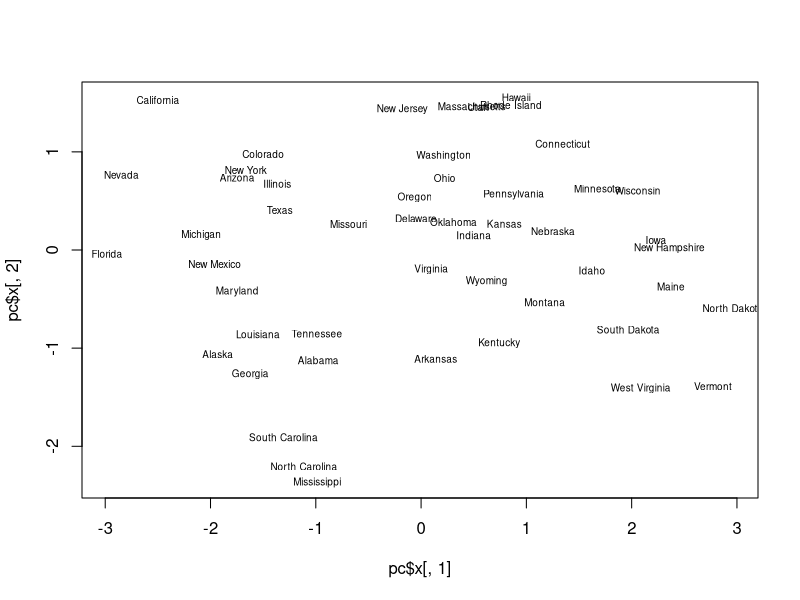
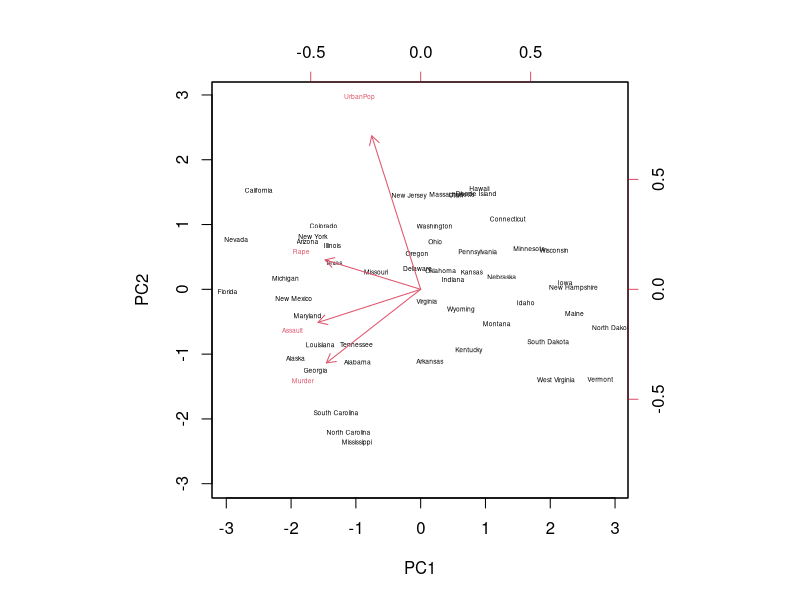
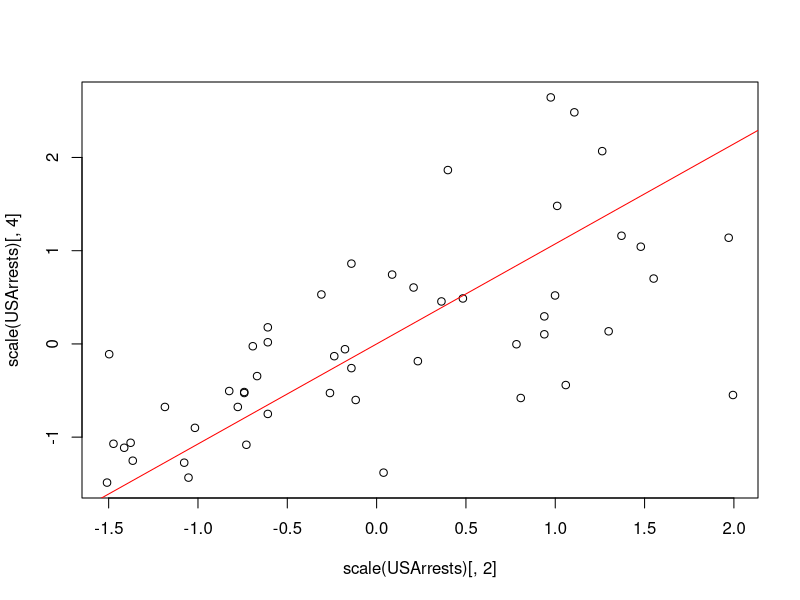
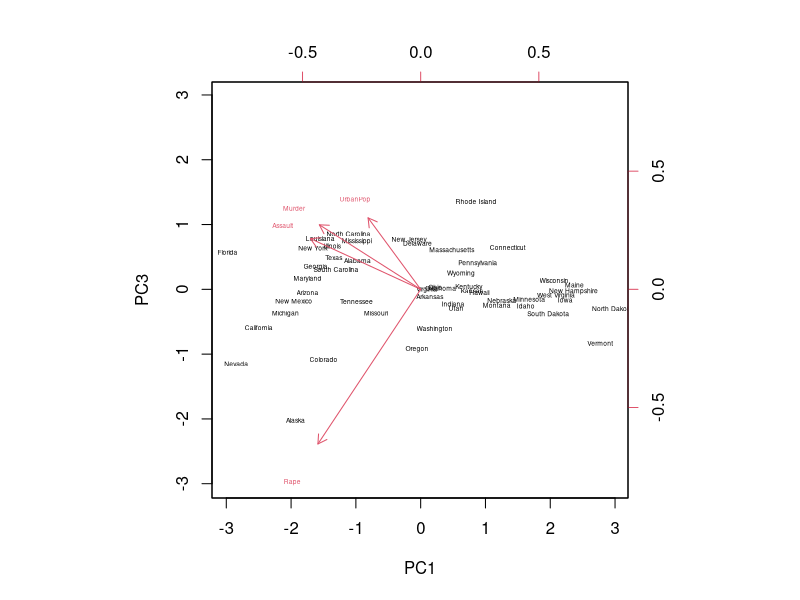
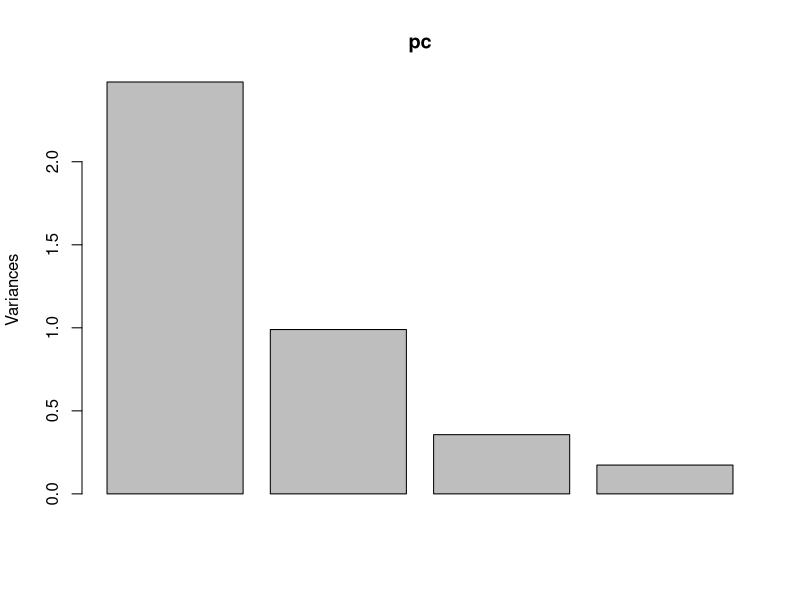
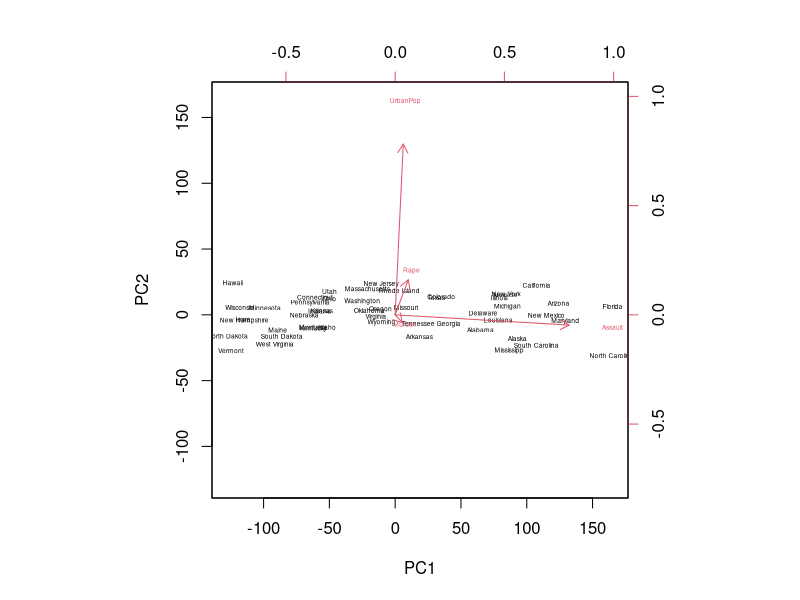
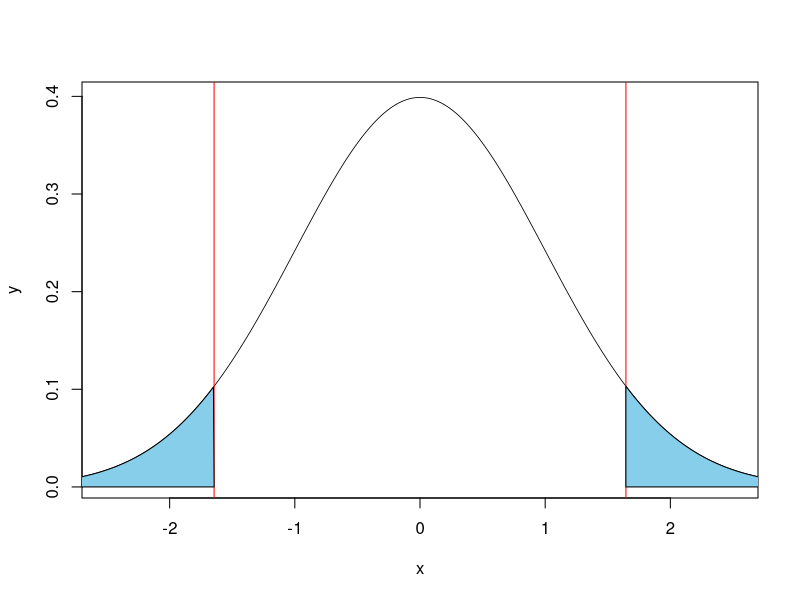
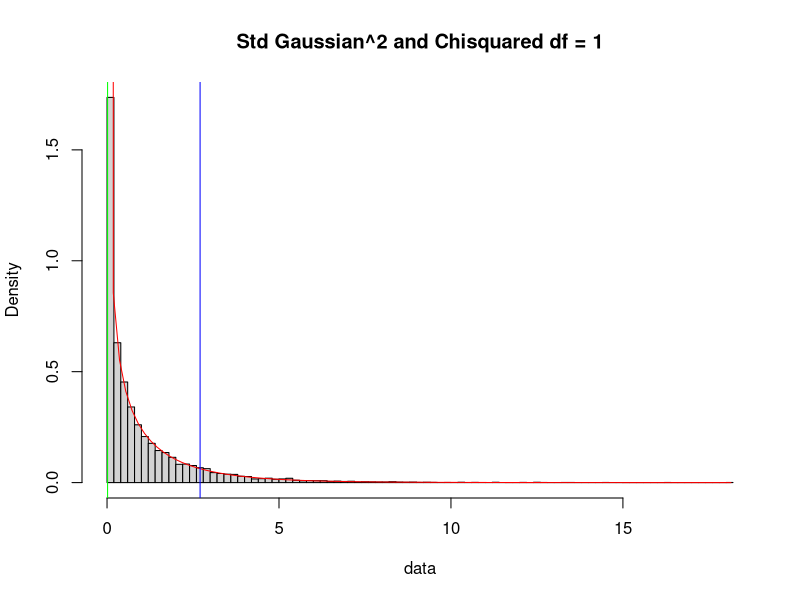

Reproduce these figures in R, in order.
## ---- chunk 1
knitr::opts_chunk$set(echo = TRUE, eval = TRUE, comment = "#>")
## ---- chunk 2
#str(USArrests) # Data set included in R. 

# a) Find loadings/rotations of the PC's. 
pc <- prcomp(USArrests, scale = T)
pc$rotation # Loadings via prcomp() function

# Loadings via finding the eigenvalues of correlation 
# (since we want scaled variables) matrix of the data.
eigen(cor(USArrests))$vectors 

# b) Find sample variance of the PC's.
pc$sdev^2 # Sample variances using prcomp() function.
eigen(cor(USArrests))$values # Sample variances via correlation matrix. 

# c) Find the scores and check that the scores for Alabama are indeed
#    the linear combinations of the data for Alabama with the loadings 
#    as coefficients. 
pc$x # Scores. 
pc$x[1,] # Scores of Alabama.
# The calculations below give the same results. 
t(pc$rotation) %*% t(scale(USArrests))[,"Alabama"]
t(pc$rotation) %*% t(data.matrix(scale(USArrests)))[,1]

# d) Biplot of the two first PC's.
plot(pc$x[,1],pc$x[,2],type="n")
text(pc$x[,1],pc$x[,2],rownames(USArrests),cex=0.6)
biplot(pc, scale = 0,cex=0.4)
plot(scale(USArrests)[, 2], scale(USArrests)[, 4])
abline(0, pc$rotation[2, 1] / pc$rotation[4, 1], col = "red")
biplot(pc, choices = c(1,3), scale = 0,cex=0.4)
# e) 
summary(pc) 
plot(pc) # Screeplot.
# It is apparent that we need 2 PC's to capture more than 80% of the variability. 
## ---- chunk 3
# a) Find loadings/rotations of the PC's. 
pc.noscale <- prcomp(USArrests, scale = F)
pc.noscale$rotation # Loadings via prcomp() function

# Loadings via finding the eigenvalues of correlation 
# (since we want scaled variables) matrix of the data.
eigen(cov(USArrests))$vectors 

# b) Find sample variance of the PC's.
pc.noscale$sdev^2 # Sample variances using prcomp() function.
eigen(cov(USArrests))$values # Sample variances via correlation matrix. 

# c) Find the scores and check that the scores for Alabama are indeed
#    the linear combinations of the data for Alabama with the loadings 
#    as coefficients. 
pc.noscale$x # Scores. 
pc.noscale$x[1,] # Scores of Alabama.
# The calculations below give the same results. 
t(pc.noscale$rotation) %*% data.matrix(USArrests)[1,]

# d) Biplot of the two first PC's.
biplot(pc.noscale, scale = 0,cex=0.4)

# e) 
summary(pc.noscale) 
# It is apparent that the components with the highest variance dominate (PC1 most significantly).

cov(USArrests) # Here we see which of the variables have the highest variables. 
## ---- chunk 4
?rnorm
?pchisq
## ---- chunk 5
left.endpoint <- -3
right.endpoint <- 3
x <- seq(left.endpoint, right.endpoint, by = 0.01)
y <- dnorm(x)

plot(x,y, type = "l", lwd = 0.8, xlim = c(left.endpoint+0.5, right.endpoint-0.5))
# Kan heller skrive:
# plot(dnorm, left.endpoint, right.endoint)
abline(v = c(qnorm(0.05), qnorm(0.95)), col = "red")

# Coloring in the tails next.
left.x <- seq(left.endpoint, qnorm(0.05), by = 0.01)
right.x <- seq(qnorm(0.95), right.endpoint, by = 0.01)
left.y <- dnorm(left.x)
right.y <- dnorm(right.x)
polygon(x = c(qnorm(0.95), right.x, right.endpoint) , y = c(0, right.y, 0), col = "skyblue")
polygon(x = c(left.endpoint, left.x, qnorm(0.05)) , y = c(0, left.y, 0), col = "skyblue")
## ---- chunk 6
data <- rnorm(10000)^2

hist(data, nclass = 100, freq = F, main = "Std Gaussian^2 and Chisquared df = 1")

# Add chi-squared.
plot(function(x) dchisq(x, df = 1), from = min(data), to = max(data), add = TRUE, col = "red")

# Add quantiles. 
abline(v = c(qchisq(0.1, df = 1), qchisq(0.9, df = 1)), col = c("green", "blue"))
